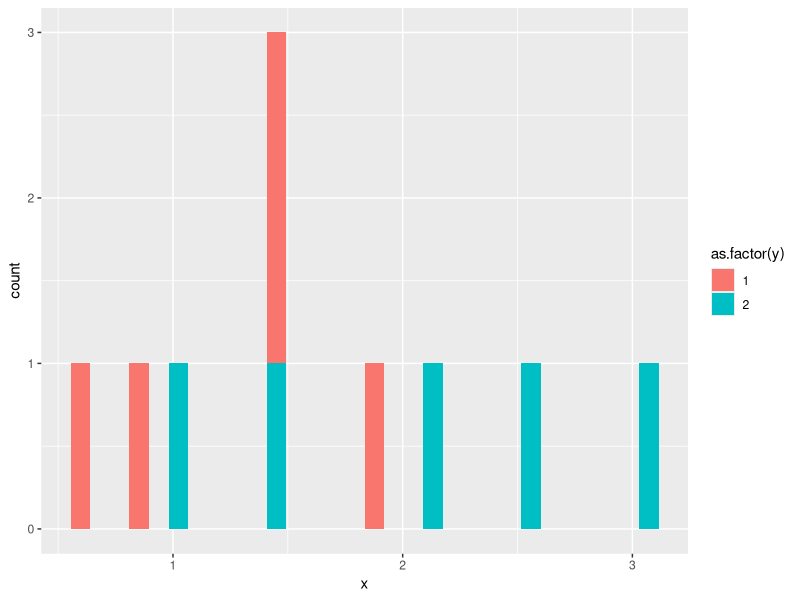

This chart was generated by the following R code:
## ---- chunk 1
knitr::opts_chunk$set(warning = FALSE, message = FALSE, echo = FALSE)
## ---- chunk 2
library(knitr)
library(tidyverse)
set.seed(2000)
n = 5
x1 = rnorm(n, mean = 1, sd = .5)
df1 = as_tibble(list(x = x1, y = 1))

x2 = rnorm(n, mean = 2, sd = .5)
df2 = as_tibble(list(x = x2, y = 2))

df = rbind(df1, df2)
p = df %>% ggplot()+geom_histogram(aes(x = x, fill = as.factor(y)))
kable(round(df,2))
